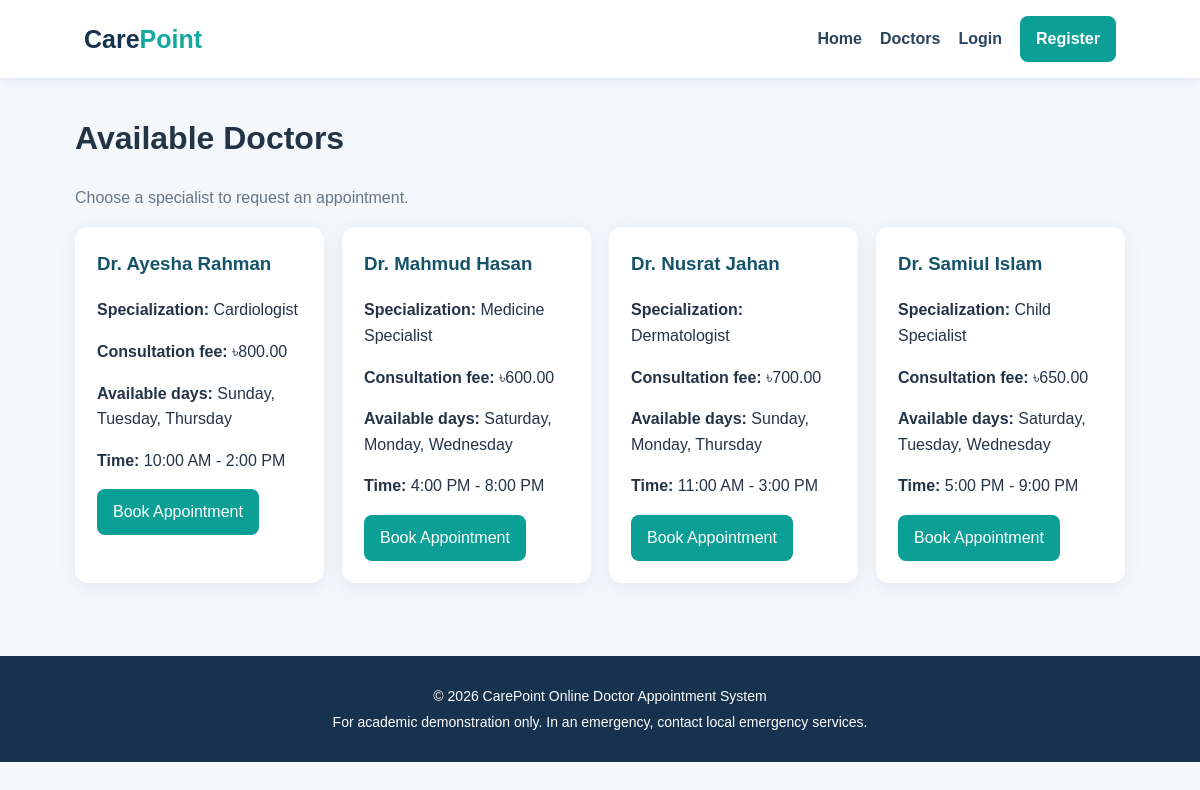
The app's page /doctors.php with its own data.
### tables this page shows
CREATE TABLE IF NOT EXISTS doctors (
  id INT AUTO_INCREMENT PRIMARY KEY,
  name VARCHAR(120) NOT NULL,
  specialization VARCHAR(120) NOT NULL,
  fee DECIMAL(10,2) NOT NULL DEFAULT 500,
  available_days VARCHAR(150) NOT NULL,
  available_time VARCHAR(100) NOT NULL,
  created_at TIMESTAMP DEFAULT CURRENT_TIMESTAMP
);

### doctors.php (the view)
<?php require_once 'config/db.php'; $doctors=$pdo->query("SELECT * FROM doctors ORDER BY name")->fetchAll(); ?>
<!DOCTYPE html><html lang="en"><head><meta charset="UTF-8"><meta name="viewport" content="width=device-width, initial-scale=1"><title>Our Doctors</title><link rel="stylesheet" href="assets/style.css"></head><body><?php include 'includes/header.php'; ?><main class="container"><h1>Available Doctors</h1><p class="muted">Choose a specialist to request an appointment.</p><div class="cards"><?php foreach($doctors as $d):?><div class="card"><h3><?=htmlspecialchars($d['name'])?></h3><p><b>Specialization:</b> <?=htmlspecialchars($d['specialization'])?></p><p><b>Consultation fee:</b> ৳<?=htmlspecialchars($d['fee'])?></p><p><b>Available days:</b> <?=htmlspecialchars($d['available_days'])?></p><p><b>Time:</b> <?=htmlspecialchars($d['available_time'])?></p><a class="btn" href="book.php?doctor_id=<?=$d['id']?>">Book Appointment</a></div><?php endforeach;?></div></main><?php include 'includes/footer.php'; ?></body></html>

### includes/header.php (shortened to what this page needs)
<header class="topbar">
  <a class="brand" href="index.php">Care<span>Point</span></a>
  <nav>
    <a href="index.php">Home</a>
    <a href="doctors.php">Doctors</a>
    <?php if (!empty($_SESSION['user_id'])): ?>
      <a href="my_appointments.php">My Appointments</a>
      <?php if (($_SESSION['role'] ?? '') === 'admin'): ?><a href="admin.php">Admin</a><?php endif; ?>
      <a href="logout.php">Logout</a>
    <?php else: ?>
      <a href="login.php">Login</a>
      <a class="nav-button" href="register.php">Register</a>
    <?php endif; ?>
  </nav>
</header>

### includes/footer.php
<footer class="footer">
  <p>© <?php echo date('Y'); ?> CarePoint Online Doctor Appointment System</p>
  <p>For academic demonstration only. In an emergency, contact local emergency services.</p>
</footer>

### assets/style.css (style rules this page uses)
* { box-sizing:border-box }
body { margin:0;font-family:Arial,sans-serif;background:#f4f8fb;color:#243447;line-height:1.6 }
.topbar { background:#fff;padding:16px 7%;display:flex;justify-content:space-between;align-items:center;box-shadow:0 2px 12px #dce5ec;gap:20px;flex-wrap:wrap }
.brand { font-size:25px;font-weight:800;color:#16324f;text-decoration:none }
.brand span { color:#13a89e }
.topbar nav { display:flex;gap:18px;align-items:center;flex-wrap:wrap }
.topbar nav a { color:#29445d;text-decoration:none;font-weight:600 }
.nav-button,.btn { background:#0c9f96;color:white!important;padding:10px 16px;border-radius:8px;text-decoration:none;border:0;cursor:pointer;display:inline-block }
.container { width:min(1050px,92%);margin:35px auto }
.cards { display:grid;grid-template-columns:repeat(auto-fit,minmax(220px,1fr));gap:18px }
.card,.panel { background:#fff;padding:22px;border-radius:13px;box-shadow:0 4px 18px #dfe8ee;margin-bottom:18px }
.card h3 { margin-top:0;color:#15536a }
.muted { color:#667788 }
.footer { text-align:center;padding:25px;background:#16324f;color:white;margin-top:55px;font-size:14px }
.footer p { margin:4px }

### records on screen
doctors: name "Dr. Ayesha Rahman", specialization "Cardiologist", fee "800.00", available_days "Sunday, Tuesday, Thursday", available_time "10:00 AM - 2:00 PM"
doctors: name "Dr. Mahmud Hasan", specialization "Medicine Specialist", fee "600.00", available_days "Saturday, Monday, Wednesday", available_time "4:00 PM - 8:00 PM"
doctors: name "Dr. Nusrat Jahan", specialization "Dermatologist", fee "700.00", available_days "Sunday, Monday, Thursday", available_time "11:00 AM - 3:00 PM"
doctors: name "Dr. Samiul Islam", specialization "Child Specialist", fee "650.00", available_days "Saturday, Tuesday, Wednesday", available_time "5:00 PM - 9:00 PM"
